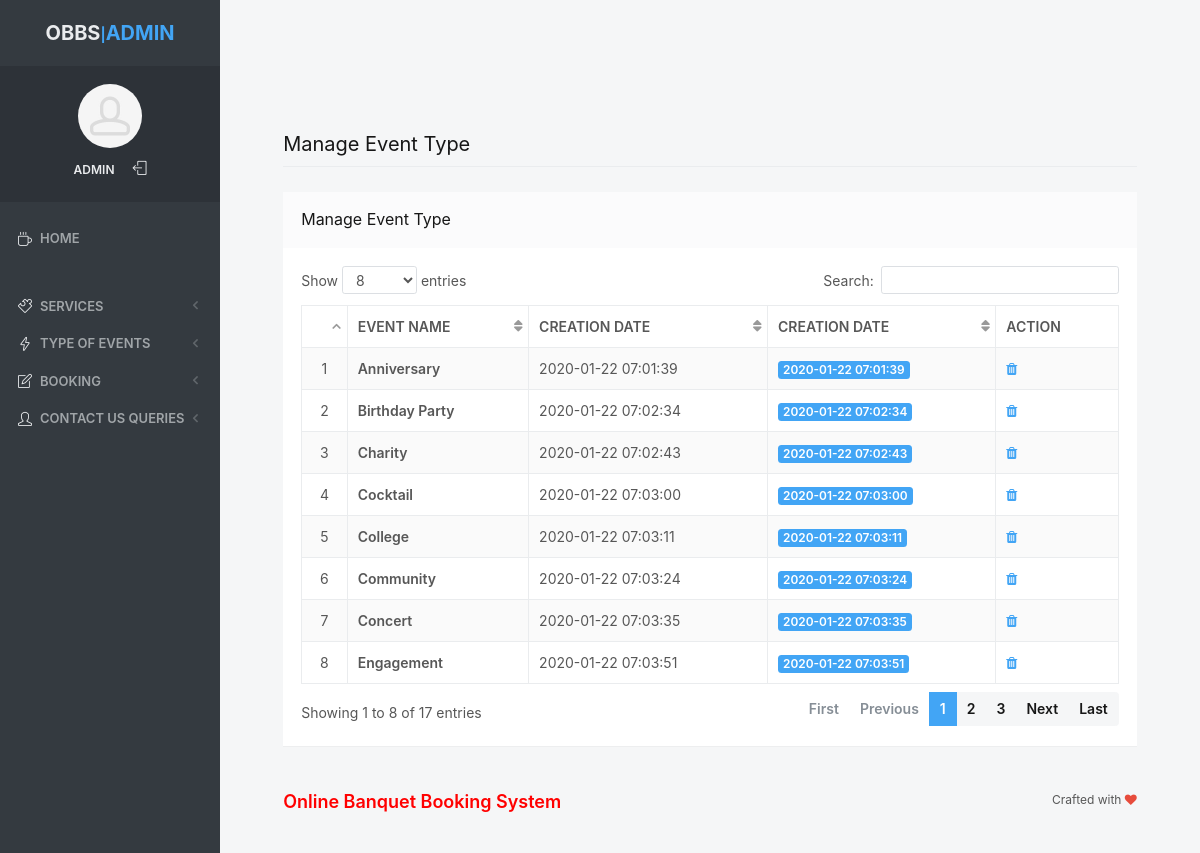
/admin/manage-event-type.php (signed in), run on the app's committed database.
### tables this page shows
CREATE TABLE `tbleventtype` (
  `ID` int(10) NOT NULL,
  `EventType` varchar(200) DEFAULT NULL,
  `CreationDate` timestamp NULL DEFAULT current_timestamp()
);

### admin/manage-event-type.php (the view, shortened to what this page needs)
<?php
include('includes/dbconnection.php');
if (strlen($_SESSION['odmsaid']==0)) {
  header('location:logout.php');
  } else{
  ?>
<!doctype html>
<html lang="en" class="no-focus">
    <head>
        <link rel="stylesheet" href="assets/js/plugins/datatables/dataTables.bootstrap4.min.css">
        <link rel="stylesheet" id="css-main" href="assets/css/codebase.min.css">
    </head>
    <body>
        <div id="page-container" class="sidebar-o sidebar-inverse side-scroll page-header-fixed main-content-narrow">
           <?php include_once('includes/sidebar.php');?>
          <?php include_once('includes/header.php');?>
            <main id="main-container">
                <div class="content">
                    <h2 class="content-heading">Manage Event Type</h2>
                    <div class="block">
                        <div class="block-header block-header-default">
                            <h3 class="block-title">Manage Event Type</h3>
                        </div>
                        <div class="block-content block-content-full">
                            <table class="table table-bordered table-striped table-vcenter js-dataTable-full-pagination">
                                <thead>
                                    <tr>
                                        <th class="text-center"></th>
                                        <th>Event Name</th>
                                        <th>Creation Date</th>
                                        <th class="d-none d-sm-table-cell">Creation Date</th>
                                        <th class="d-none d-sm-table-cell" style="width: 15%;">Action</th>
                                       </tr>
                                </thead>
                                <tbody>
                                    <?php
$sql="SELECT * from tbleventtype";
$query = $dbh -> prepare($sql);
$query->execute();
$results=$query->fetchAll(PDO::FETCH_OBJ);
$cnt=1;
if($query->rowCount() > 0)
{
foreach($results as $row)
{               ?>
                                    <tr>
                                        <td class="text-center"><?php echo htmlentities($cnt);?></td>
                                        <td class="font-w600"><?php  echo htmlentities($row->EventType);?></td>
                                        <td class="d-none d-sm-table-cell"><?php  echo htmlentities($row->CreationDate);?></td>
                                        <td class="d-none d-sm-table-cell">
                                            <span class="badge badge-primary"><?php  echo htmlentities($row->CreationDate);?></span>
                                        </td>
                                         <td class="d-none d-sm-table-cell"><a href="manage-event-type.php?delid=<?php echo ($row->ID);?>" onclick="return confirm('Do you really want to Delete ?');"><i class="fa fa-trash fa-delete" aria-hidden="true"></i></a></td>
                                    </tr>
                                    <?php $cnt=$cnt+1;}} ?>
                                </tbody>
                            </table>
                        </div>
                    </div>
                </div>
            </main>
           <?php include_once('includes/footer.php');?>
        </div>
    </body>
</html>
<?php }  ?>

### admin/includes/sidebar.php (shortened to what this page needs)
     <?php
include('includes/dbconnection.php');
if (strlen($_SESSION['odmsaid']==0)) {
  header('location:logout.php');
  } else{
  ?>
   <nav id="sidebar">
                <div id="sidebar-scroll">
                    <div class="sidebar-content">
                        <div class="content-header content-header-fullrow px-15">
                            <div class="content-header-section text-center align-parent sidebar-mini-hidden">
                                <div class="content-header-item">
                                    <a class="link-effect font-w700" href="dashboard.php">
                                        <span class="font-size-xl text-dual-primary-dark">OBBS</span>|<span class="font-size-xl text-primary">ADMIN</span>
                                    </a>
                                </div>
                            </div>
                        </div>
                        <div class="content-side content-side-full content-side-user px-10 align-parent">
                            <div class="sidebar-mini-hidden-b text-center">
                                <a class="img-link" href="dashboard.php">
                                    <img class="img-avatar" src="assets/img/avatars/avatar15.jpg" alt="">
                                </a>
                                <ul class="list-inline mt-10">
                                    <?php
$aid=$_SESSION['odmsaid'];
$sql="SELECT AdminName from  tbladmin where ID=:aid";
$query = $dbh -> prepare($sql);
$query->bindParam(':aid',$aid,PDO::PARAM_STR);
$query->execute();
$results=$query->fetchAll(PDO::FETCH_OBJ);
$cnt=1;
if($query->rowCount() > 0)
{
foreach($results as $row)
{               ?>
                                    <li class="list-inline-item">
                                        <a class="link-effect text-dual-primary-dark font-size-xs font-w600 text-uppercase" href="admin-profile.php"><?php  echo $row->AdminName;?></a>
                                    </li><?php $cnt=$cnt+1;}} ?>
                                    <li class="list-inline-item">
                                        <a class="link-effect text-dual-primary-dark" href="logout.php">
                                            <i class="si si-logout"></i>
                                        </a>
                                    </li>
                                </ul>
                            </div>
                        </div>
                        <div class="content-side content-side-full">
                            <ul class="nav-main">
                                <li class="open">
                                    <a href="dashboard.php"><i class="si si-cup"></i><span class="sidebar-mini-hide">Home</span></a>
                                </li>
                                <li class="nav-main-heading"><span class="sidebar-mini-visible">UI</span><span class="sidebar-mini-hidden"></span></li>
                                <li>
                                    <a class="nav-submenu" data-toggle="nav-submenu"><i class="si si-puzzle"></i><span class="sidebar-mini-hide"></span>Services</a>
                                </li>
                                <li>
                                    <a class="nav-submenu" data-toggle="nav-submenu" href="#"><i class="si si-energy"></i><span class="sidebar-mini-hide">Type of Events</span></a>
                                </li>
                                <li>
                                    <a class="nav-submenu" data-toggle="nav-submenu" href="#"><i class="si si-note"></i><span class="sidebar-mini-hide">Booking</span></a>
                                </li>
                                <li>
                                    <a class="nav-submenu" data-toggle="nav-submenu" href="#"><i class="si si-user"></i><span class="sidebar-mini-hide">Contact Us Queries</span></a>
                                </li>
                            </ul>
                        </div>
                    </div>
                </div>
            </nav>
           <?php }  ?>

### data on the page
tbleventtype: EventType "Anniversary", CreationDate "2020-01-22 07:01:39"
tbleventtype: EventType "Birthday Party", CreationDate "2020-01-22 07:02:34"
tbleventtype: EventType "Charity", CreationDate "2020-01-22 07:02:43"
tbleventtype: EventType "Cocktail", CreationDate "2020-01-22 07:03:00"
tbleventtype: EventType "College", CreationDate "2020-01-22 07:03:11"
tbleventtype: EventType "Community", CreationDate "2020-01-22 07:03:24"
tbleventtype: EventType "Concert", CreationDate "2020-01-22 07:03:35"
tbleventtype: EventType "Engagement", CreationDate "2020-01-22 07:03:51"

### other printed values
$row->AdminName "ADMIN"
